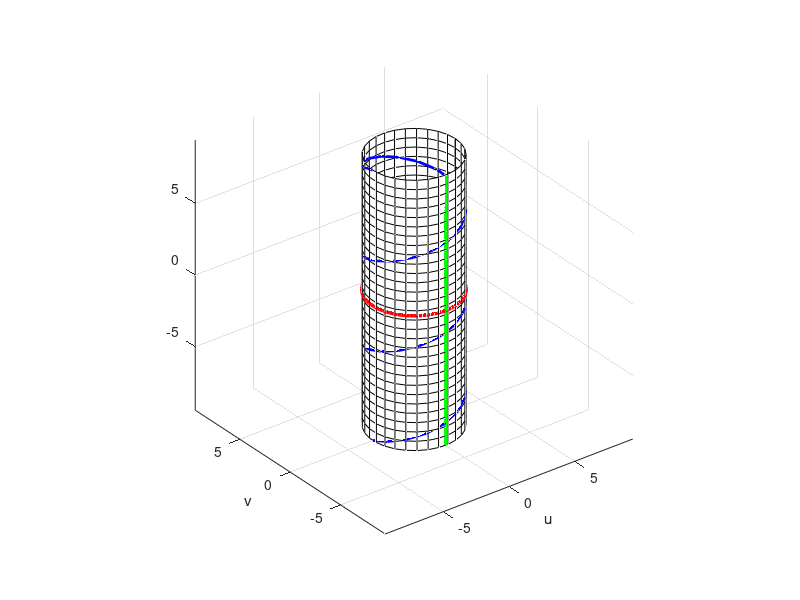

Write the MATLAB code that produced this figure.
map= [0,0,0;0,0,0;0,0,0];
colormap(map);
r = pi;
c = pi;
fx = @(u,v) r.*cos (u) ;
fy = @(u,v) r.*sin (u) ;
fz = @(u,v) v;
ezmesh (fx, fy, fz, [0, 2*pi, -3*pi,3*pi], 30);
hold on
plot3([0,0],[-pi,-pi],[-3*pi,3*pi],'g','linewidth',3);
hold on
j = linspace(0,2.*pi,80);
cX = pi.* cos(j);
cY = pi.* sin(j);
plot3(cX,cY,'r','linewidth',3);
hold on
t = linspace(-3*pi,3*pi,50);
cX = r.* cos(t);
cY = r.* sin(t);
cZ = t;
plot3(cX,cY,cZ,'b','linewidth',2);
axis equal;
title (" ");
